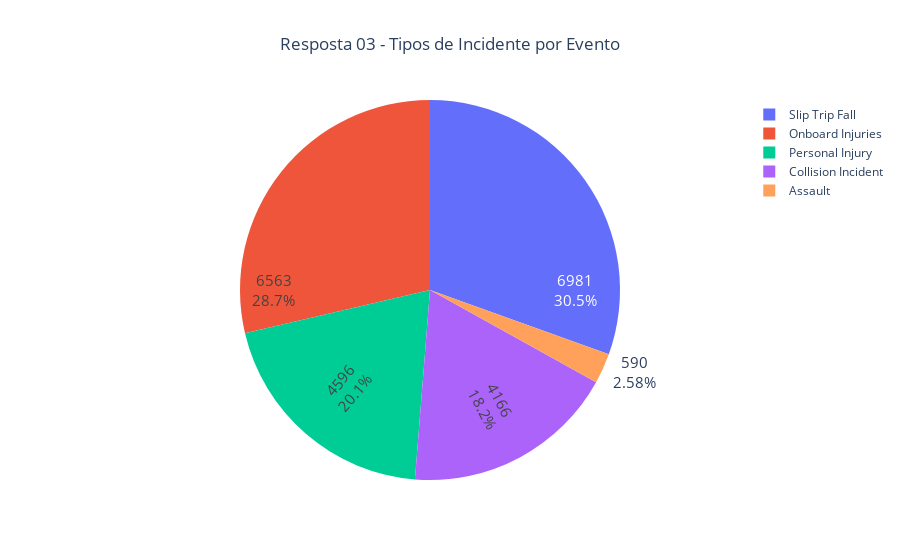

Here is the notebook cell this chart was saved with:
### Code cell
# Geração do Gráfico
# Cria a figura

fig = go.Figure([go.Pie(labels = perg3['Incident_Type'], values = perg3['Qtde'])])
# Interatividade
fig.update_traces(hoverinfo = 'label+percent', 
                  textinfo = 'value+percent', 
                  textfont_size = 15,
                  insidetextorientation = 'radial')

# Layout
fig.update_layout(title = "Resposta 03 - Tipos de Incidente por Evento", title_x = 0.5)

# Gráfico
fig.show()

### Figure 1 — Plotly figure (JSON) as saved in the notebook; plotly's stock layout.template omitted (floating-point values rounded to 4 significant figures)
{"data": [{"hoverinfo": "label+percent", "insidetextorientation": "radial", "labels": ["Slip Trip Fall", "Onboard Injuries", "Personal Injury", "Collision Incident", "Assault"], "textfont": {"size": 15}, "textinfo": "value+percent", "type": "pie", "values": [6981, 6563, 4596, 4166, 590]}], "layout": {"title": {"text": "Resposta 03 - Tipos de Incidente por Evento", "x": 0.5}}}
